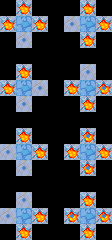

Rendered tile map (Tiled .tmx) drawn with the repository's tilesets; below, a short description and the map source with its tile grids summarised:
An orthogonal 7x15 tile map with 16x16 px tiles, 5 tile layers (regions_input, regions_output, input_Floor, input_Floor, ...), 5 tilesets.

<map version="1.0" orientation="orthogonal" width="7" height="15" tilewidth="16" tileheight="16">
 <tileset firstgid="1" name="ground" tilewidth="16" tileheight="16">
  <image source="../assets/tileset-ground.png" width="48" height="16" />
 </tileset>
 <tileset firstgid="4" name="misc" tilewidth="16" tileheight="16">
  <image source="../assets/tileset-misc.png" width="64" height="16" />
  <tile id="3">
   <properties>
    <property name="goal" value="true" />
   </properties>
  </tile>
 </tileset>
 <tileset firstgid="8" name="pushblocks" tilewidth="16" tileheight="16">
  <image source="../assets/tileset-pushblocks.png" width="48" height="16" />
  <tile id="1">
   <properties>
    <property name="goal" value="true" />
    <property name="sprite" value="assets/frozen.sprite" />
   </properties>
  </tile>
 </tileset>
 <tileset firstgid="11" name="rocks" tilewidth="16" tileheight="16">
  <properties>
   <property name="collision" value="true" />
  </properties>
  <image source="../assets/tileset-rocks.png" width="256" height="48" />
 </tileset>
 <tileset firstgid="59" name="slippery" tilewidth="16" tileheight="16">
  <properties>
   <property name="slippery_block" value="true" />
   <property name="slippery_player" value="true" />
  </properties>
  <image source="../assets/tileset-slippery.png" width="256" height="48" />
 </tileset>
 <layer name="regions_input" width="7" height="15">
  <properties>
   <property name="DeleteTiles" value="1" />
  </properties>
  <data>[105 cells, 40 non-empty, 1 distinct tile ids]</data>
 </layer>
 <layer name="regions_output" width="7" height="15">
  <properties>
   <property name="DeleteTiles" value="1" />
  </properties>
  <data>[105 cells, 8 non-empty, 1 distinct tile ids]</data>
 </layer>
 <layer name="input_Floor" width="7" height="15">
  <properties>
   <property name="DeleteTiles" value="1" />
  </properties>
  <data>[105 cells, 40 non-empty, 3 distinct tile ids]</data>
 </layer>
 <layer name="input_Floor" width="7" height="15">
  <properties>
   <property name="DeleteTiles" value="1" />
  </properties>
  <data>[105 cells, 40 non-empty, 3 distinct tile ids]</data>
 </layer>
 <layer name="output_Floor" width="7" height="15">
  <properties>
   <property name="DeleteTiles" value="1" />
  </properties>
  <data>[105 cells, 8 non-empty, 1 distinct tile ids]</data>
 </layer>
</map>
